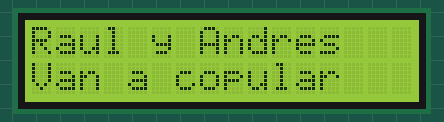
This sketch was run on a simulated Arduino Uno, built with avr-gcc and run on an emulated ATmega328P. Shown: 16×2 character LCD.

Above: at 0.1 s.
At 0.6 s:
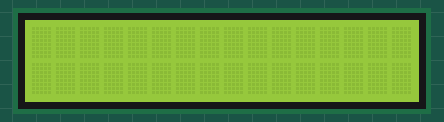

Measured:
- what the display in image 1 shows lasts 0.5 s, from 0.6 s to 1.1 s

The sketch:

LCDScreen.ino
```cpp
#include <LiquidCrystal_I2C.h>
/*
 Board I2C / TWI pins
Uno       =   A4 (SDA), A5 (SCL)
*/

/* This will be the code that manage the display of the LCD screen. In specific, this will show a message for an specific time, then dessapear it for
another specific time, and then show it again. However, the configuration will be the same, the only thing that it will be needed to change is in the loop() section
*/
LiquidCrystal_I2C lcd(0x3f,16,2); // This will be the direction for the I2C interface (it is fixed).
void setup() {
  lcd.init(); // LCD is initialize
  lcd.backlight(); // Turning on retroilumination. Because of this, the screen wont be turning on
  lcd.clear(); // Clear the screen (just in case)
  lcd.setCursor(0,0); // The parameters are (colum, row). It will posicionated on the screen the message we want to show. (0, 0) means first column and first row
  lcd.print("Raul y Andres");  // This will be the message.
  lcd.setCursor (0,1); // Same thing
  lcd.print("Van a copular");
}

void loop() {
  lcd.display(); // The screen will turn on.
  delay(500); // Timer
  lcd.noDisplay(); // The screen will turn off.
  delay(500);
}
```
